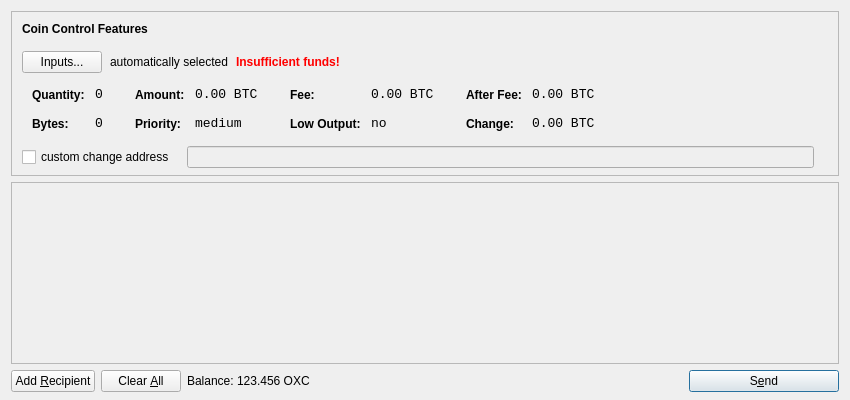
<?xml version="1.0" encoding="UTF-8"?>
<ui version="4.0">
 <class>SendCoinsDialog</class>
 <widget class="QDialog" name="SendCoinsDialog">
  <property name="geometry">
   <rect>
    <x>0</x>
    <y>0</y>
    <width>850</width>
    <height>400</height>
   </rect>
  </property>
  <property name="windowTitle">
   <string>Send Coins</string>
  </property>
  <layout class="QVBoxLayout" name="verticalLayout" stretch="0,1,0">
   <property name="bottomMargin">
    <number>8</number>
   </property>
   <item>
    <widget class="QFrame" name="frameCoinControl">
     <property name="sizePolicy">
      <sizepolicy hsizetype="Expanding" vsizetype="Expanding">
       <horstretch>0</horstretch>
       <verstretch>0</verstretch>
      </sizepolicy>
     </property>
     <property name="maximumSize">
      <size>
       <width>16777215</width>
       <height>16777215</height>
      </size>
     </property>
     <property name="frameShape">
      <enum>QFrame::StyledPanel</enum>
     </property>
     <property name="frameShadow">
      <enum>QFrame::Sunken</enum>
     </property>
     <layout class="QVBoxLayout" name="verticalLayoutCoinControl2">
      <property name="spacing">
       <number>-1</number>
      </property>
      <property name="leftMargin">
       <number>0</number>
      </property>
      <property name="topMargin">
       <number>0</number>
      </property>
      <property name="rightMargin">
       <number>0</number>
      </property>
      <property name="bottomMargin">
       <number>6</number>
      </property>
      <item>
       <layout class="QVBoxLayout" name="verticalLayoutCoinControl" stretch="0,0,0,0,1">
        <property name="spacing">
         <number>0</number>
        </property>
        <property name="leftMargin">
         <number>10</number>
        </property>
        <property name="topMargin">
         <number>10</number>
        </property>
        <item>
         <layout class="QHBoxLayout" name="horizontalLayoutCoinControl1">
          <property name="bottomMargin">
           <number>15</number>
          </property>
          <item>
           <widget class="QLabel" name="labelCoinControlFeatures">
            <property name="sizePolicy">
             <sizepolicy hsizetype="Preferred" vsizetype="Maximum">
              <horstretch>0</horstretch>
              <verstretch>0</verstretch>
             </sizepolicy>
            </property>
            <property name="font">
             <font>
              <weight>75</weight>
              <bold>true</bold>
             </font>
            </property>
            <property name="styleSheet">
             <string notr="true">font-weight:bold;</string>
            </property>
            <property name="text">
             <string>Coin Control Features</string>
            </property>
           </widget>
          </item>
         </layout>
        </item>
        <item>
         <layout class="QHBoxLayout" name="horizontalLayoutCoinControl2" stretch="0,0,0,0">
          <property name="spacing">
           <number>8</number>
          </property>
          <property name="bottomMargin">
           <number>10</number>
          </property>
          <item>
           <widget class="QPushButton" name="pushButtonCoinControl">
            <property name="styleSheet">
             <string notr="true"/>
            </property>
            <property name="text">
             <string>Inputs...</string>
            </property>
           </widget>
          </item>
          <item>
           <widget class="QLabel" name="labelCoinControlAutomaticallySelected">
            <property name="text">
             <string>automatically selected</string>
            </property>
            <property name="margin">
             <number>5</number>
            </property>
           </widget>
          </item>
          <item>
           <widget class="QLabel" name="labelCoinControlInsuffFunds">
            <property name="font">
             <font>
              <weight>75</weight>
              <bold>true</bold>
             </font>
            </property>
            <property name="styleSheet">
             <string notr="true">color:red;font-weight:bold;</string>
            </property>
            <property name="text">
             <string>Insufficient funds!</string>
            </property>
            <property name="margin">
             <number>5</number>
            </property>
           </widget>
          </item>
          <item>
           <spacer name="horizontalSpacerCoinControl">
            <property name="orientation">
             <enum>Qt::Horizontal</enum>
            </property>
            <property name="sizeHint" stdset="0">
             <size>
              <width>40</width>
              <height>1</height>
             </size>
            </property>
           </spacer>
          </item>
         </layout>
        </item>
        <item>
         <widget class="QWidget" name="widgetCoinControl" native="true">
          <property name="sizePolicy">
           <sizepolicy hsizetype="Preferred" vsizetype="Preferred">
            <horstretch>0</horstretch>
            <verstretch>0</verstretch>
           </sizepolicy>
          </property>
          <property name="minimumSize">
           <size>
            <width>0</width>
            <height>0</height>
           </size>
          </property>
          <property name="styleSheet">
           <string notr="true"/>
          </property>
          <layout class="QHBoxLayout" name="horizontalLayoutCoinControl5">
           <property name="margin">
            <number>0</number>
           </property>
           <item>
            <layout class="QHBoxLayout" name="horizontalLayoutCoinControl3" stretch="0,0,0,1">
             <property name="spacing">
              <number>20</number>
             </property>
             <property name="topMargin">
              <number>0</number>
             </property>
             <property name="bottomMargin">
              <number>10</number>
             </property>
             <item>
              <layout class="QFormLayout" name="formLayoutCoinControl1">
               <property name="horizontalSpacing">
                <number>10</number>
               </property>
               <property name="verticalSpacing">
                <number>14</number>
               </property>
               <property name="leftMargin">
                <number>10</number>
               </property>
               <property name="topMargin">
                <number>4</number>
               </property>
               <property name="rightMargin">
                <number>6</number>
               </property>
               <item row="0" column="0">
                <widget class="QLabel" name="labelCoinControlQuantityText">
                 <property name="styleSheet">
                  <string notr="true">font-weight:bold;</string>
                 </property>
                 <property name="text">
                  <string>Quantity:</string>
                 </property>
                 <property name="margin">
                  <number>0</number>
                 </property>
                </widget>
               </item>
               <item row="0" column="1">
                <widget class="QLabel" name="labelCoinControlQuantity">
                 <property name="font">
                  <font>
                   <family>Monospace</family>
                   <pointsize>10</pointsize>
                  </font>
                 </property>
                 <property name="cursor">
                  <cursorShape>IBeamCursor</cursorShape>
                 </property>
                 <property name="contextMenuPolicy">
                  <enum>Qt::ActionsContextMenu</enum>
                 </property>
                 <property name="text">
                  <string notr="true">0</string>
                 </property>
                 <property name="margin">
                  <number>0</number>
                 </property>
                 <property name="textInteractionFlags">
                  <set>Qt::LinksAccessibleByMouse|Qt::TextSelectableByKeyboard|Qt::TextSelectableByMouse</set>
                 </property>
                </widget>
               </item>
               <item row="1" column="0">
                <widget class="QLabel" name="labelCoinControlBytesText">
                 <property name="styleSheet">
                  <string notr="true">font-weight:bold;</string>
                 </property>
                 <property name="text">
                  <string>Bytes:</string>
                 </property>
                </widget>
               </item>
               <item row="1" column="1">
                <widget class="QLabel" name="labelCoinControlBytes">
                 <property name="font">
                  <font>
                   <family>Monospace</family>
                   <pointsize>10</pointsize>
                  </font>
                 </property>
                 <property name="cursor">
                  <cursorShape>IBeamCursor</cursorShape>
                 </property>
                 <property name="contextMenuPolicy">
                  <enum>Qt::ActionsContextMenu</enum>
                 </property>
                 <property name="text">
                  <string notr="true">0</string>
                 </property>
                 <property name="textInteractionFlags">
                  <set>Qt::LinksAccessibleByMouse|Qt::TextSelectableByKeyboard|Qt::TextSelectableByMouse</set>
                 </property>
                </widget>
               </item>
              </layout>
             </item>
             <item>
              <layout class="QFormLayout" name="formLayoutCoinControl2">
               <property name="horizontalSpacing">
                <number>10</number>
               </property>
               <property name="verticalSpacing">
                <number>14</number>
               </property>
               <property name="leftMargin">
                <number>6</number>
               </property>
               <property name="topMargin">
                <number>4</number>
               </property>
               <property name="rightMargin">
                <number>6</number>
               </property>
               <item row="0" column="0">
                <widget class="QLabel" name="labelCoinControlAmountText">
                 <property name="styleSheet">
                  <string notr="true">font-weight:bold;</string>
                 </property>
                 <property name="text">
                  <string>Amount:</string>
                 </property>
                 <property name="margin">
                  <number>0</number>
                 </property>
                </widget>
               </item>
               <item row="0" column="1">
                <widget class="QLabel" name="labelCoinControlAmount">
                 <property name="font">
                  <font>
                   <family>Monospace</family>
                   <pointsize>10</pointsize>
                  </font>
                 </property>
                 <property name="cursor">
                  <cursorShape>IBeamCursor</cursorShape>
                 </property>
                 <property name="contextMenuPolicy">
                  <enum>Qt::ActionsContextMenu</enum>
                 </property>
                 <property name="text">
                  <string notr="true">0.00 BTC</string>
                 </property>
                 <property name="textInteractionFlags">
                  <set>Qt::LinksAccessibleByMouse|Qt::TextSelectableByKeyboard|Qt::TextSelectableByMouse</set>
                 </property>
                </widget>
               </item>
               <item row="1" column="0">
                <widget class="QLabel" name="labelCoinControlPriorityText">
                 <property name="styleSheet">
                  <string notr="true">font-weight:bold;</string>
                 </property>
                 <property name="text">
                  <string>Priority:</string>
                 </property>
                </widget>
               </item>
               <item row="1" column="1">
                <widget class="QLabel" name="labelCoinControlPriority">
                 <property name="font">
                  <font>
                   <family>Monospace</family>
                   <pointsize>10</pointsize>
                  </font>
                 </property>
                 <property name="cursor">
                  <cursorShape>IBeamCursor</cursorShape>
                 </property>
                 <property name="contextMenuPolicy">
                  <enum>Qt::ActionsContextMenu</enum>
                 </property>
                 <property name="text">
                  <string>medium</string>
                 </property>
                 <property name="textInteractionFlags">
                  <set>Qt::LinksAccessibleByMouse|Qt::TextSelectableByKeyboard|Qt::TextSelectableByMouse</set>
                 </property>
                </widget>
               </item>
              </layout>
             </item>
             <item>
              <layout class="QFormLayout" name="formLayoutCoinControl3">
               <property name="horizontalSpacing">
                <number>10</number>
               </property>
               <property name="verticalSpacing">
                <number>14</number>
               </property>
               <property name="leftMargin">
                <number>6</number>
               </property>
               <property name="topMargin">
                <number>4</number>
               </property>
               <property name="rightMargin">
                <number>6</number>
               </property>
               <item row="0" column="0">
                <widget class="QLabel" name="labelCoinControlFeeText">
                 <property name="styleSheet">
                  <string notr="true">font-weight:bold;</string>
                 </property>
                 <property name="text">
                  <string>Fee:</string>
                 </property>
                 <property name="margin">
                  <number>0</number>
                 </property>
                </widget>
               </item>
               <item row="0" column="1">
                <widget class="QLabel" name="labelCoinControlFee">
                 <property name="font">
                  <font>
                   <family>Monospace</family>
                   <pointsize>10</pointsize>
                  </font>
                 </property>
                 <property name="cursor">
                  <cursorShape>IBeamCursor</cursorShape>
                 </property>
                 <property name="contextMenuPolicy">
                  <enum>Qt::ActionsContextMenu</enum>
                 </property>
                 <property name="text">
                  <string notr="true">0.00 BTC</string>
                 </property>
                 <property name="textInteractionFlags">
                  <set>Qt::LinksAccessibleByMouse|Qt::TextSelectableByKeyboard|Qt::TextSelectableByMouse</set>
                 </property>
                </widget>
               </item>
               <item row="1" column="0">
                <widget class="QLabel" name="labelCoinControlLowOutputText">
                 <property name="styleSheet">
                  <string notr="true">font-weight:bold;</string>
                 </property>
                 <property name="text">
                  <string>Low Output:</string>
                 </property>
                </widget>
               </item>
               <item row="1" column="1">
                <widget class="QLabel" name="labelCoinControlLowOutput">
                 <property name="font">
                  <font>
                   <family>Monospace</family>
                   <pointsize>10</pointsize>
                  </font>
                 </property>
                 <property name="cursor">
                  <cursorShape>IBeamCursor</cursorShape>
                 </property>
                 <property name="contextMenuPolicy">
                  <enum>Qt::ActionsContextMenu</enum>
                 </property>
                 <property name="text">
                  <string>no</string>
                 </property>
                 <property name="textInteractionFlags">
                  <set>Qt::LinksAccessibleByMouse|Qt::TextSelectableByKeyboard|Qt::TextSelectableByMouse</set>
                 </property>
                </widget>
               </item>
              </layout>
             </item>
             <item>
              <layout class="QFormLayout" name="formLayoutCoinControl4">
               <property name="horizontalSpacing">
                <number>10</number>
               </property>
               <property name="verticalSpacing">
                <number>14</number>
               </property>
               <property name="leftMargin">
                <number>6</number>
               </property>
               <property name="topMargin">
                <number>4</number>
               </property>
               <property name="rightMargin">
                <number>6</number>
               </property>
               <item row="0" column="0">
                <widget class="QLabel" name="labelCoinControlAfterFeeText">
                 <property name="styleSheet">
                  <string notr="true">font-weight:bold;</string>
                 </property>
                 <property name="text">
                  <string>After Fee:</string>
                 </property>
                 <property name="margin">
                  <number>0</number>
                 </property>
                </widget>
               </item>
               <item row="0" column="1">
                <widget class="QLabel" name="labelCoinControlAfterFee">
                 <property name="font">
                  <font>
                   <family>Monospace</family>
                   <pointsize>10</pointsize>
                  </font>
                 </property>
                 <property name="cursor">
                  <cursorShape>IBeamCursor</cursorShape>
                 </property>
                 <property name="contextMenuPolicy">
                  <enum>Qt::ActionsContextMenu</enum>
                 </property>
                 <property name="text">
                  <string notr="true">0.00 BTC</string>
                 </property>
                 <property name="textInteractionFlags">
                  <set>Qt::LinksAccessibleByMouse|Qt::TextSelectableByKeyboard|Qt::TextSelectableByMouse</set>
                 </property>
                </widget>
               </item>
               <item row="1" column="0">
                <widget class="QLabel" name="labelCoinControlChangeText">
                 <property name="styleSheet">
                  <string notr="true">font-weight:bold;</string>
                 </property>
                 <property name="text">
                  <string>Change:</string>
                 </property>
                </widget>
               </item>
               <item row="1" column="1">
                <widget class="QLabel" name="labelCoinControlChange">
                 <property name="font">
                  <font>
                   <family>Monospace</family>
                   <pointsize>10</pointsize>
                  </font>
                 </property>
                 <property name="cursor">
                  <cursorShape>IBeamCursor</cursorShape>
                 </property>
                 <property name="contextMenuPolicy">
                  <enum>Qt::ActionsContextMenu</enum>
                 </property>
                 <property name="text">
                  <string notr="true">0.00 BTC</string>
                 </property>
                 <property name="textInteractionFlags">
                  <set>Qt::LinksAccessibleByMouse|Qt::TextSelectableByKeyboard|Qt::TextSelectableByMouse</set>
                 </property>
                </widget>
               </item>
              </layout>
             </item>
            </layout>
           </item>
          </layout>
         </widget>
        </item>
        <item>
         <layout class="QHBoxLayout" name="horizontalLayoutCoinControl4" stretch="0,0,0">
          <property name="spacing">
           <number>12</number>
          </property>
          <property name="sizeConstraint">
           <enum>QLayout::SetDefaultConstraint</enum>
          </property>
          <property name="topMargin">
           <number>5</number>
          </property>
          <property name="rightMargin">
           <number>5</number>
          </property>
          <item>
           <widget class="QCheckBox" name="checkBoxCoinControlChange">
            <property name="text">
             <string>custom change address</string>
            </property>
           </widget>
          </item>
          <item>
           <widget class="QLineEdit" name="lineEditCoinControlChange">
            <property name="enabled">
             <bool>false</bool>
            </property>
            <property name="sizePolicy">
             <sizepolicy hsizetype="Expanding" vsizetype="Fixed">
              <horstretch>0</horstretch>
              <verstretch>0</verstretch>
             </sizepolicy>
            </property>
           </widget>
          </item>
          <item>
           <widget class="QLabel" name="labelCoinControlChangeLabel">
            <property name="sizePolicy">
             <sizepolicy hsizetype="Preferred" vsizetype="Expanding">
              <horstretch>0</horstretch>
              <verstretch>0</verstretch>
             </sizepolicy>
            </property>
            <property name="minimumSize">
             <size>
              <width>0</width>
              <height>0</height>
             </size>
            </property>
            <property name="text">
             <string/>
            </property>
            <property name="margin">
             <number>3</number>
            </property>
           </widget>
          </item>
         </layout>
        </item>
        <item>
         <spacer name="verticalSpacerCoinControl">
          <property name="orientation">
           <enum>Qt::Vertical</enum>
          </property>
          <property name="sizeHint" stdset="0">
           <size>
            <width>800</width>
            <height>1</height>
           </size>
          </property>
         </spacer>
        </item>
       </layout>
      </item>
     </layout>
    </widget>
   </item>
   <item>
    <widget class="QScrollArea" name="scrollArea">
     <property name="widgetResizable">
      <bool>true</bool>
     </property>
     <widget class="QWidget" name="scrollAreaWidgetContents">
      <property name="geometry">
       <rect>
        <x>0</x>
        <y>0</y>
        <width>830</width>
        <height>165</height>
       </rect>
      </property>
      <layout class="QVBoxLayout" name="verticalLayout_2">
       <property name="margin">
        <number>0</number>
       </property>
       <item>
        <layout class="QVBoxLayout" name="entries">
         <property name="spacing">
          <number>6</number>
         </property>
        </layout>
       </item>
       <item>
        <spacer name="verticalSpacer">
         <property name="orientation">
          <enum>Qt::Vertical</enum>
         </property>
         <property name="sizeHint" stdset="0">
          <size>
           <width>20</width>
           <height>40</height>
          </size>
         </property>
        </spacer>
       </item>
      </layout>
     </widget>
    </widget>
   </item>
   <item>
    <layout class="QHBoxLayout" name="horizontalLayout">
     <item>
      <widget class="QPushButton" name="addButton">
       <property name="toolTip">
        <string>Send to multiple recipients at once</string>
       </property>
       <property name="text">
        <string>Add &amp;Recipient</string>
       </property>
       <property name="icon">
        <iconset resource="../bitcoin.qrc">
         <normaloff>:/icons/add</normaloff>:/icons/add</iconset>
       </property>
       <property name="autoDefault">
        <bool>false</bool>
       </property>
      </widget>
     </item>
     <item>
      <widget class="QPushButton" name="clearButton">
       <property name="sizePolicy">
        <sizepolicy hsizetype="Minimum" vsizetype="Fixed">
         <horstretch>0</horstretch>
         <verstretch>0</verstretch>
        </sizepolicy>
       </property>
       <property name="toolTip">
        <string>Remove all transaction fields</string>
       </property>
       <property name="text">
        <string>Clear &amp;All</string>
       </property>
       <property name="icon">
        <iconset resource="../bitcoin.qrc">
         <normaloff>:/icons/remove</normaloff>:/icons/remove</iconset>
       </property>
       <property name="autoRepeatDelay">
        <number>300</number>
       </property>
       <property name="autoDefault">
        <bool>false</bool>
       </property>
      </widget>
     </item>
     <item>
      <layout class="QHBoxLayout" name="horizontalLayout_2">
       <property name="spacing">
        <number>3</number>
       </property>
       <item>
        <widget class="QLabel" name="label">
         <property name="text">
          <string>Balance:</string>
         </property>
        </widget>
       </item>
       <item>
        <widget class="QLabel" name="labelBalance">
         <property name="cursor">
          <cursorShape>IBeamCursor</cursorShape>
         </property>
         <property name="text">
          <string>123.456 OXC</string>
         </property>
         <property name="textInteractionFlags">
          <set>Qt::LinksAccessibleByMouse|Qt::TextSelectableByKeyboard|Qt::TextSelectableByMouse</set>
         </property>
        </widget>
       </item>
      </layout>
     </item>
     <item>
      <spacer name="horizontalSpacer">
       <property name="orientation">
        <enum>Qt::Horizontal</enum>
       </property>
       <property name="sizeHint" stdset="0">
        <size>
         <width>40</width>
         <height>20</height>
        </size>
       </property>
      </spacer>
     </item>
     <item>
      <widget class="QPushButton" name="sendButton">
       <property name="minimumSize">
        <size>
         <width>150</width>
         <height>0</height>
        </size>
       </property>
       <property name="toolTip">
        <string>Confirm the send action</string>
       </property>
       <property name="text">
        <string>S&amp;end</string>
       </property>
       <property name="icon">
        <iconset resource="../bitcoin.qrc">
         <normaloff>:/icons/send</normaloff>:/icons/send</iconset>
       </property>
       <property name="default">
        <bool>true</bool>
       </property>
      </widget>
     </item>
    </layout>
   </item>
  </layout>
 </widget>
 <resources>
  <include location="../bitcoin.qrc"/>
 </resources>
 <connections/>
</ui>
